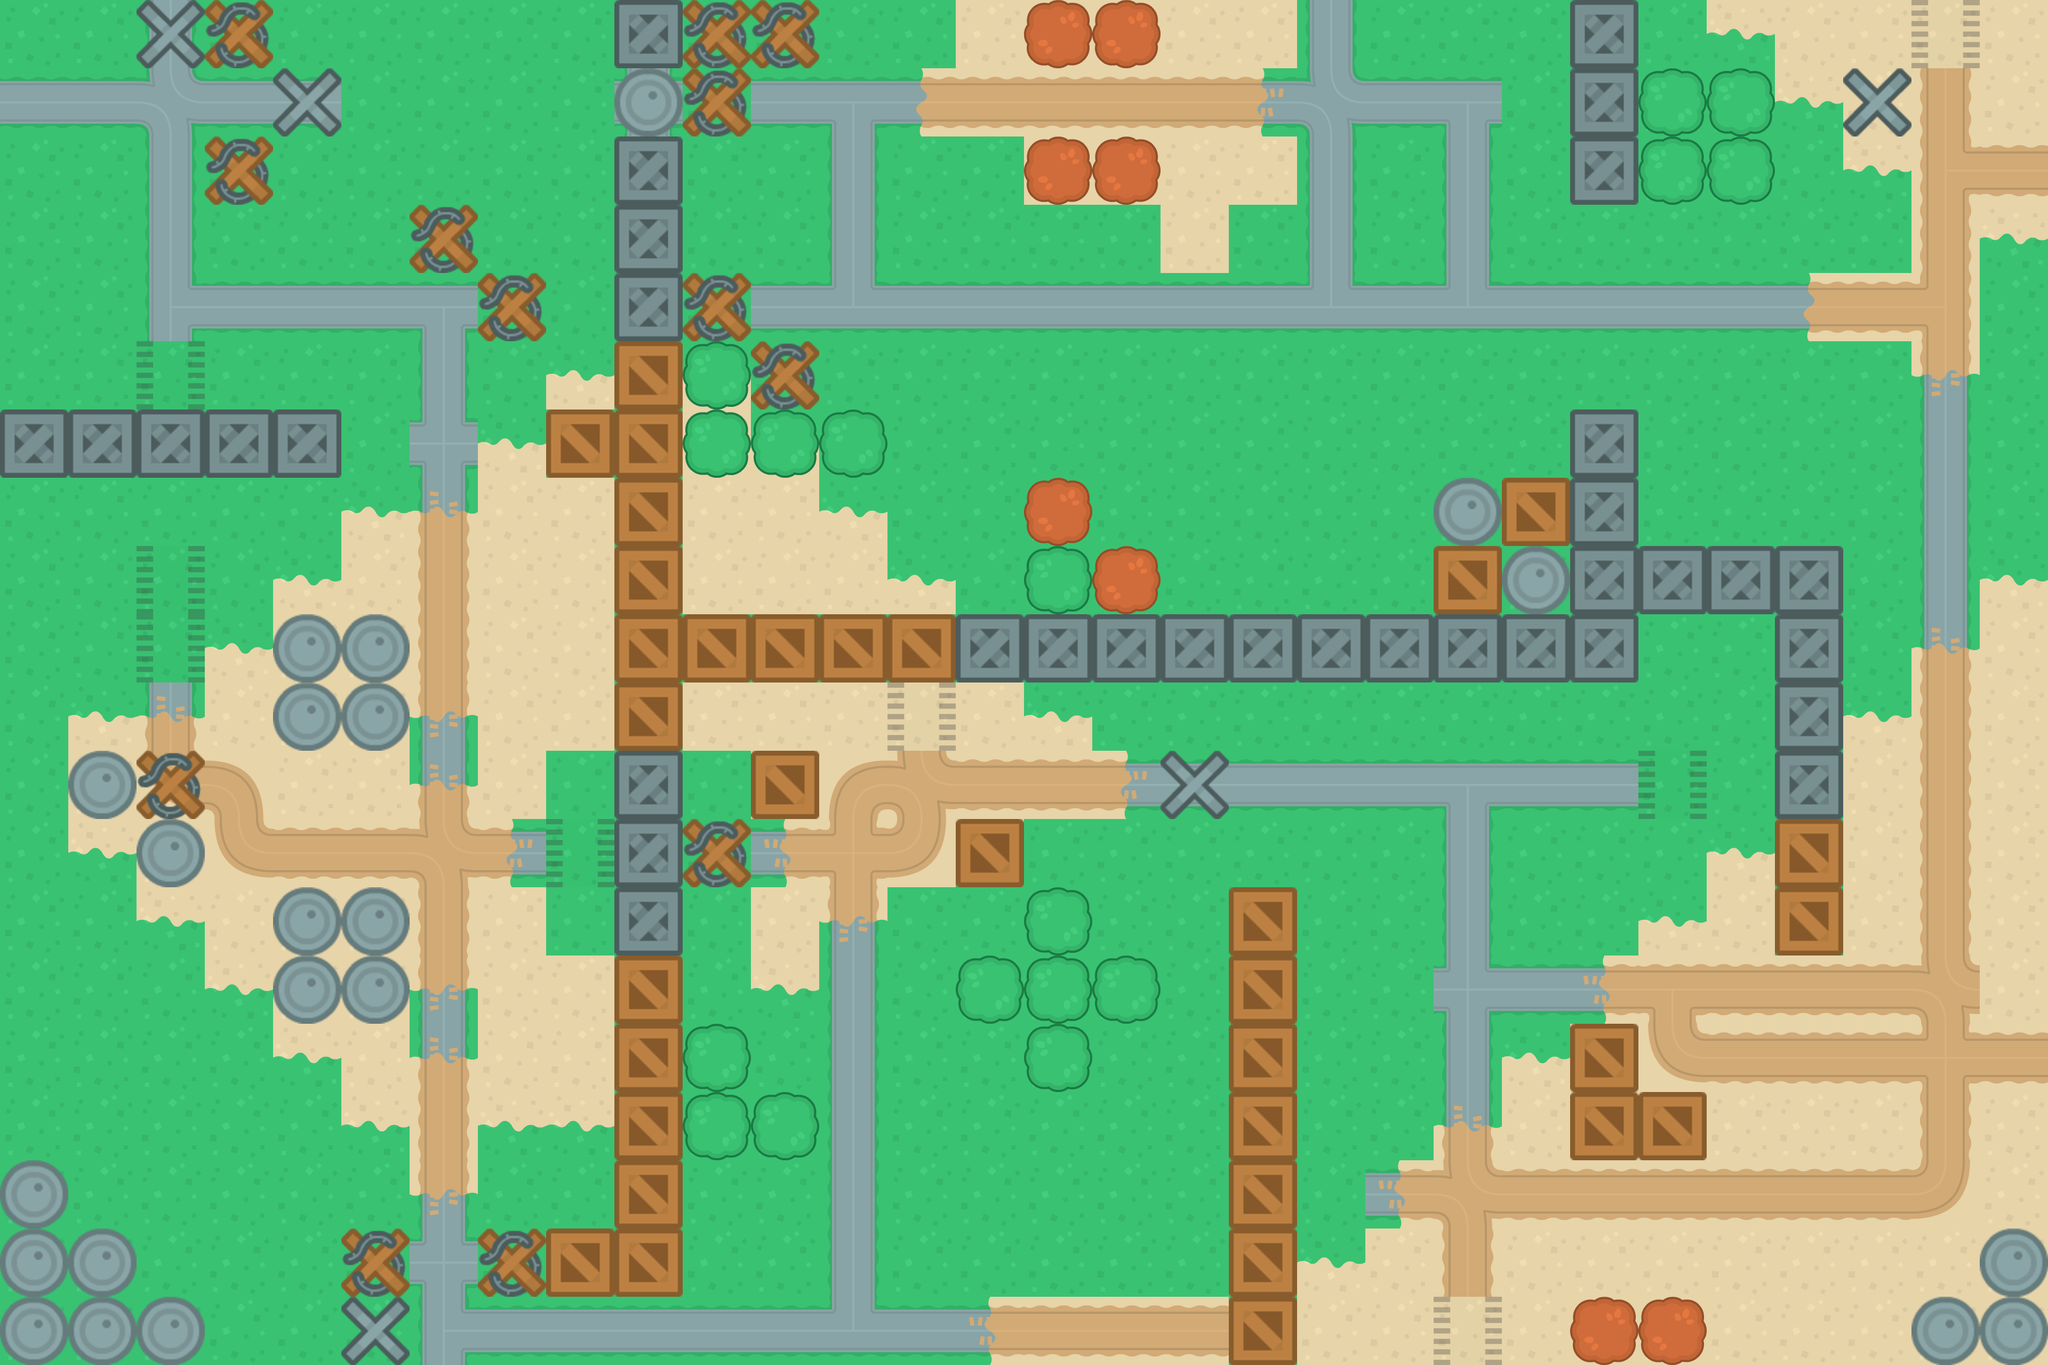

Below is a game level as drawn by its tile map, then a one-line description and the .tmx file that defines it, in full:
An orthogonal 30x20 tile map with 128x128 px tiles, 2 tile layers (Слой тайлов 1, Слой тайлов 2), 2 tilesets and 16 objects (6x Object_heal, 4x Enemy_light, 4x Enemy_heavy, Player, NextLevel).

<map version="1.9" tiledversion="1.9.2" orientation="orthogonal" renderorder="right-down" width="30" height="20" tilewidth="128" tileheight="128" infinite="0" nextlayerid="4" nextobjectid="19">
 <editorsettings>
  <export target="map.json" format="json" />
 </editorsettings>
 <tileset firstgid="1" source="tilesMap.tsx" />
 <tileset firstgid="37" source="tilesMapSecond.tsx" />
 <layer id="1" name="Слой тайлов 1" width="30" height="20">
  <properties>
   <property name="Music" value="assets/sounds/Fight.mp3" />
   <property name="NextMap" value="/assets/map2.json" />
  </properties>
  <data encoding="csv">
22,22,4,22,22,22,22,22,22,1,22,22,22,22,36,36,36,36,36,4,22,22,22,1,22,18,36,36,36,36,
3,3,2,3,3,22,22,22,22,1,22,3,7,9,29,29,29,29,16,2,3,7,22,1,22,22,18,36,30,36,
22,22,4,22,22,22,22,22,22,1,22,22,4,22,22,36,36,36,36,4,22,4,22,1,22,22,22,18,32,29,
22,22,4,22,22,22,22,22,22,1,22,22,4,22,22,22,22,36,22,4,22,4,22,22,22,22,22,22,30,18,
22,22,5,3,3,3,7,22,22,1,22,3,6,3,3,3,3,3,3,6,3,6,3,3,3,3,9,29,34,22,
22,22,22,22,22,22,4,22,19,1,19,22,22,22,22,22,22,22,22,22,22,22,22,22,22,22,22,22,12,22,
1,1,1,1,1,22,1,19,1,1,36,19,22,22,22,22,22,22,22,22,22,22,22,1,22,22,22,22,4,22,
22,22,22,22,22,19,14,36,36,1,36,36,19,22,22,22,22,22,22,22,22,22,22,1,22,22,22,22,4,22,
22,22,22,22,19,36,30,36,36,1,36,36,36,19,22,22,22,22,22,22,22,22,22,1,1,1,1,22,4,19,
22,22,22,19,36,36,30,36,36,1,1,1,1,1,1,1,1,1,1,1,1,1,1,1,22,22,1,22,14,36,
22,19,14,36,36,36,12,36,36,1,36,36,36,36,36,19,22,22,22,22,22,22,22,22,22,22,1,19,30,36,
22,36,26,23,36,36,14,36,22,1,22,36,24,28,29,29,16,3,3,3,3,7,3,3,22,22,1,36,30,36,
22,18,36,26,29,29,28,16,22,1,22,10,27,25,18,22,22,22,22,22,22,4,22,22,22,19,1,36,30,36,
22,22,18,36,36,36,30,36,22,1,22,36,12,22,22,22,22,22,1,22,22,4,22,22,19,36,1,36,30,36,
22,22,22,18,36,36,12,36,36,1,22,18,4,22,22,22,22,22,1,22,22,1,3,10,33,29,29,29,28,36,
22,22,22,22,18,36,14,36,36,1,22,22,4,22,22,22,22,22,1,22,22,4,19,36,26,29,29,29,27,29,
22,22,22,22,22,18,30,18,18,1,22,22,4,22,22,22,22,22,1,22,22,14,36,36,36,36,36,36,30,36,
22,22,22,22,22,22,12,22,22,1,22,22,4,22,22,22,22,22,1,22,10,28,29,29,29,29,29,29,25,36,
22,22,22,22,22,22,1,22,1,1,22,22,4,22,22,22,22,22,1,19,36,30,36,36,36,36,36,36,36,36,
22,22,22,22,22,22,5,3,3,3,3,3,6,3,10,29,29,29,1,36,36,36,36,36,36,36,36,36,36,36
</data>
 </layer>
 <layer id="2" name="Слой тайлов 2" width="30" height="20">
  <data encoding="csv">
0,0,38,39,0,0,0,0,0,40,39,39,0,0,0,44,44,0,0,0,0,0,0,40,0,0,0,0,42,0,
0,0,0,0,38,0,0,0,0,37,39,0,0,0,0,0,0,0,0,0,0,0,0,40,43,43,0,38,0,0,
0,0,0,39,0,0,0,0,0,40,0,0,0,0,0,44,44,0,0,0,0,0,0,40,43,43,0,0,0,0,
0,0,0,0,0,0,39,0,0,40,0,0,0,0,0,0,0,0,0,0,0,0,0,0,0,0,0,0,0,0,
0,0,0,0,0,0,0,39,0,40,39,0,0,0,0,0,0,0,0,0,0,0,0,0,0,0,0,0,0,0,
0,0,42,0,0,0,0,0,0,41,43,39,0,0,0,0,0,0,0,0,0,0,0,0,0,0,0,0,0,0,
40,40,40,40,40,0,0,0,41,41,43,43,43,0,0,0,0,0,0,0,0,0,0,40,0,0,0,0,0,0,
0,0,0,0,0,0,0,0,0,41,0,0,0,0,0,44,0,0,0,0,0,37,41,40,0,0,0,0,0,0,
0,0,42,0,0,0,0,0,0,41,0,0,0,0,0,43,44,0,0,0,0,41,37,40,40,40,40,0,0,0,
0,0,42,0,37,37,0,0,0,41,41,41,41,41,40,40,40,40,40,40,40,40,40,40,0,0,40,0,0,0,
0,0,0,0,37,37,0,0,0,41,0,36,0,42,0,0,0,0,0,0,0,0,0,0,0,0,40,0,0,0,
0,37,39,0,0,0,0,0,0,40,0,41,0,0,0,0,0,38,0,0,0,0,0,0,42,0,40,0,0,0,
0,0,37,0,0,0,0,0,42,40,39,0,0,0,41,0,0,0,0,0,0,0,0,0,0,0,41,0,0,0,
0,0,0,0,37,37,0,0,0,40,0,0,0,0,0,43,0,0,41,0,0,0,0,0,0,0,41,0,0,0,
0,0,0,0,37,37,0,0,0,41,0,0,0,0,43,43,43,0,41,0,0,0,0,0,0,0,0,0,0,0,
0,0,0,0,0,0,0,0,0,41,43,0,0,0,0,43,0,0,41,0,0,0,0,41,0,0,0,0,0,0,
0,0,0,0,0,0,0,0,0,41,43,43,0,0,0,0,0,0,41,0,0,0,0,41,41,0,0,0,0,0,
37,0,0,0,0,0,0,0,0,41,0,0,0,0,0,0,0,0,41,0,0,0,0,0,0,0,0,0,0,0,
37,37,0,0,0,39,0,39,41,41,0,0,0,0,0,0,0,0,41,0,0,0,0,0,0,0,0,0,0,37,
37,37,37,0,0,38,0,0,0,0,0,0,0,0,0,0,0,0,41,0,0,42,0,44,44,0,0,0,37,37
</data>
 </layer>
 <objectgroup id="3" name="Слой объектов 1">
  <object id="1" class="Player" x="63.2815" y="197.755">
   <point />
  </object>
  <object id="2" class="Enemy_light" x="826.614" y="834.525">
   <point />
  </object>
  <object id="4" class="Enemy_light" x="830.57" y="2377.01">
   <point />
  </object>
  <object id="5" class="Enemy_light" x="1981.5" y="1467.34">
   <point />
  </object>
  <object id="6" class="Enemy_heavy" x="2380.97" y="1483.16">
   <point />
  </object>
  <object id="7" class="Enemy_heavy" x="3638.69" y="2238.58">
   <point />
  </object>
  <object id="8" class="Enemy_light" x="3642.64" y="577.444">
   <point />
  </object>
  <object id="9" class="Enemy_heavy" x="1609.72" y="213.575">
   <point />
  </object>
  <object id="10" class="Enemy_heavy" x="2495.66" y="185.889">
   <point />
  </object>
  <object id="11" class="Object_heal" x="965.043" y="454.836">
   <point />
  </object>
  <object id="12" class="Object_heal" x="197.755" y="1605.77">
   <point />
  </object>
  <object id="13" class="Object_heal" x="1862.85" y="1744.2">
   <point />
  </object>
  <object id="14" class="Object_heal" x="3266.91" y="2499.62">
   <point />
  </object>
  <object id="15" class="Object_heal" x="3520.03" y="75.1468">
   <point />
  </object>
  <object id="16" class="Object_heal" x="1720.47" y="968.998">
   <point />
  </object>
  <object id="17" class="NextLevel" x="2495.66" y="35.5958">
   <point />
  </object>
 </objectgroup>
</map>